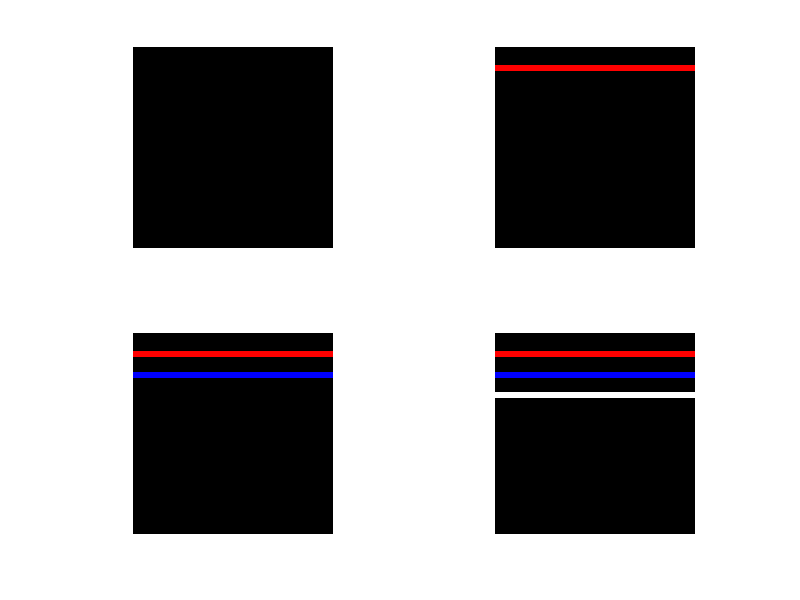

This chart was generated by the following MATLAB code:
clc; close all;
a = zeros(100,100,3);
%         y,  x, colors
% a  is  every cell
a=uint8(a);
subplot(2,2,1),imshow(a);
%blue red     is   1
a(10:12,:,1)=255;
subplot(2,2,2),imshow(a);
%blue line        is   3
a(20:22,:,3)=255;
subplot(2,2,3),imshow(a);
%green line    is   2
a(30:32,:,2)=255;
subplot(2,2,4),imshow(a);
%yellow line     is   1:2
a(30:32,:,1:2)=255;
subplot(2,2,4),imshow(a);


%?? line     is   1:3
a(30:32,:,1)=128;
subplot(2,2,4),imshow(a);

%white line     is   1:3
a(30:32,:,1:3)=255;
subplot(2,2,4),imshow(a);